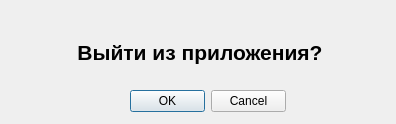
<?xml version="1.0" encoding="UTF-8"?>
<ui version="4.0">
 <class>Dialog</class>
 <widget class="QDialog" name="Dialog">
  <property name="geometry">
   <rect>
    <x>0</x>
    <y>0</y>
    <width>396</width>
    <height>124</height>
   </rect>
  </property>
  <property name="windowTitle">
   <string>Dialog</string>
  </property>
  <widget class="QDialogButtonBox" name="buttonBox">
   <property name="geometry">
    <rect>
     <x>130</x>
     <y>90</y>
     <width>156</width>
     <height>23</height>
    </rect>
   </property>
   <property name="orientation">
    <enum>Qt::Horizontal</enum>
   </property>
   <property name="standardButtons">
    <set>QDialogButtonBox::Cancel|QDialogButtonBox::Ok</set>
   </property>
  </widget>
  <widget class="QLabel" name="label">
   <property name="geometry">
    <rect>
     <x>70</x>
     <y>40</y>
     <width>260</width>
     <height>25</height>
    </rect>
   </property>
   <property name="text">
    <string>&lt;html&gt;&lt;head/&gt;&lt;body&gt;&lt;p align=&quot;center&quot;&gt;&lt;span style=&quot; font-size:16pt; font-weight:600;&quot;&gt;Выйти из приложения?&lt;/span&gt;&lt;/p&gt;&lt;/body&gt;&lt;/html&gt;</string>
   </property>
  </widget>
 </widget>
 <resources/>
 <connections>
  <connection>
   <sender>buttonBox</sender>
   <signal>accepted()</signal>
   <receiver>Dialog</receiver>
   <slot>accept()</slot>
   <hints>
    <hint type="sourcelabel">
     <x>248</x>
     <y>254</y>
    </hint>
    <hint type="destinationlabel">
     <x>157</x>
     <y>274</y>
    </hint>
   </hints>
  </connection>
  <connection>
   <sender>buttonBox</sender>
   <signal>rejected()</signal>
   <receiver>Dialog</receiver>
   <slot>reject()</slot>
   <hints>
    <hint type="sourcelabel">
     <x>316</x>
     <y>260</y>
    </hint>
    <hint type="destinationlabel">
     <x>286</x>
     <y>274</y>
    </hint>
   </hints>
  </connection>
 </connections>
</ui>
